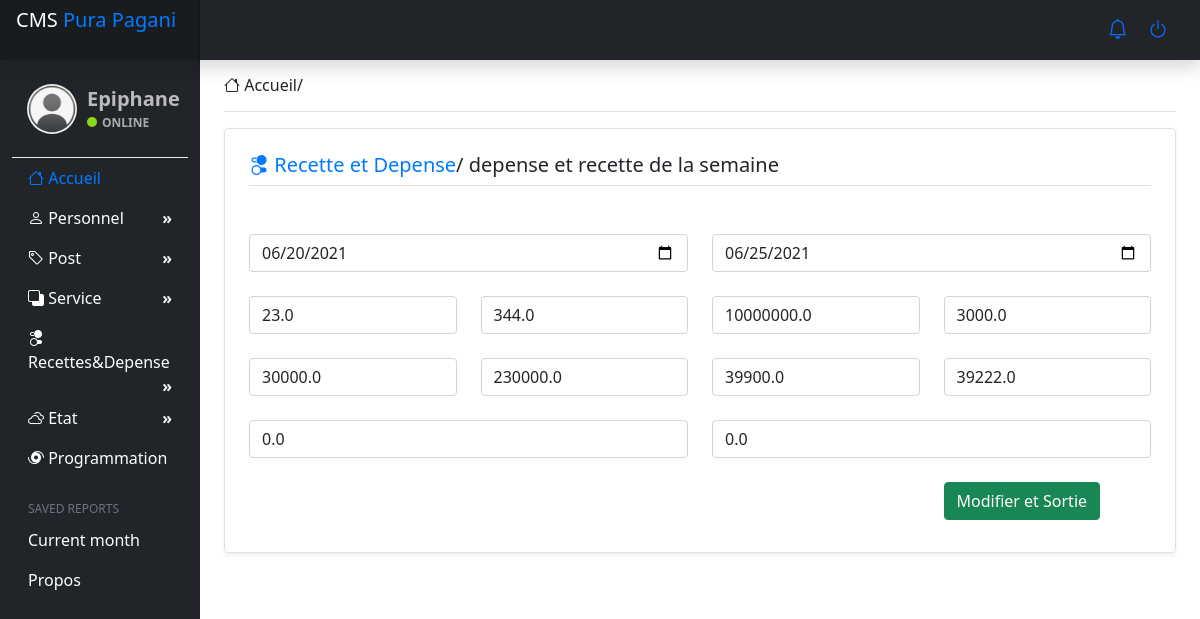
/update_recette/1/ (signed in), run on the app's committed database.
### direction/models.py (models this page shows, shortened)
class Recette(models.Model):
    date_debut = models.DateField(
        auto_now_add=False, auto_now=False, blank=True, null=True)
    date_fin = models.DateField(
        auto_now_add=False, auto_now=False, blank=True, null=True)
    nc = models.FloatField(blank=True, null=True)
    ac = models.FloatField(blank=True, null=True)
    consulation = models.FloatField(blank=True, null=True)
    vente_pro = models.FloatField(blank=True, null=True)
    actes_soin = models.FloatField(blank=True, null=True)
    analyse = models.FloatField(blank=True, null=True)
    achats_pro = models.FloatField(blank=True, null=True)
    autre_pro = models.FloatField(blank=True, null=True)
    lunette = models.FloatField(blank=True, null=True)
    inam = models.FloatField(blank=True, null=True)
    date_create = models.DateTimeField(auto_now_add=True, null=True)

### direction/views.py (the view)
@login_required(login_url='login')
def updateRecette(request, recette_id):
    recette = Recette.objects.get(pk=recette_id)
    form = RecetteForm(request.POST or None, instance=recette)
    if request.method == 'POST':
        if form.is_valid():
            form.save()
            return redirect('list_recette')
    context = {'form': form, 'recette': recette}
    return render(request, 'directions/update_recette.html', context)

### direction/templates/directions/update_recette.html (shortened to what this page needs)
{% extends 'directions/main.html'%}
{% block content %}
<div class="row mb-2">
    <div class="col-md-12">
        <div class="row g-0 border rounded overflow-hidden flex-md-row mb-4 shadow-sm h-md-250 position-relative">
        <div class="col p-4 d-flex flex-column position-static">
            <h2 class="h5 pt pb-2 mb-4 border-bottom"><span class="title-h"><i class="bi bi-toggles2"></i> Recette et Depense</span>/ depense et recette de la semaine</h2>
            <br>
            <div class="row mb-2">
                <div class="col-md-12">
                    <form action="" method="post">
                        <div class="row">
                            <div class="col-md-6" id='datetimepicker1'>
                                {{ form.date_debut }}
                            </div>
                            <div class="col-md-6" id='datetimepicker1'>
                                {{ form.date_fin }}
                            </div>
                        </div>
                        <br>
                        <div class="row">
                            <div class="col-md-3">
                                {{ form.nc}}
                            </div>
                                <div class="col-md-3">
                                    {{ form.ac }}
                                </div>
                                <div class="col-md-3">
                                    {{ form.consulation }}
                                </div>
                                <div class="col-md-3">
                                    {{ form.vente_pro }}
                                </div>
                        </div>
                        <br>
                        <div class="row">
                            <div class="col-md-3">
                                {{ form.actes_soin }}
                            </div>
                                <div class="col-md-3">
                                    {{ form.analyse }}
                                </div>
                                <div class="col-md-3">
                                    {{ form.achats_pro }}
                                </div>
                                <div class="col-md-3">
                                    {{ form.autre_pro }}
                                </div>
                        </div>
                        <br>
                        <div class="row">
                            <div class="col-md-6">
                                {{ form.lunette }}
                            </div>
                            <div class="col-md-6">
                                {{ form.inam }}
                            </div>
                        </div>
                        <br>
                        <div class="row">
                            <div class="col-md-9">
                            </div>
                            <div class="col-md-3">
                                <button class="btn btn-success" type="submit">Modifier et Sortie</button>
                            </div>
                    </div>
                    </form>
                </div>
            </div>
        </div>
        </div>
    </div>
</div>
{% endblock content %}

### direction/templates/directions/main.html (shortened to what this page needs)
{% load static %}
<!doctype html>
<html lang="en">
  <head>
    <link rel="stylesheet" href="{% static '/css/main.css'%}">
    <link rel="stylesheet" href="{% static '/css/bootstrap/css/bootstrap.min.css'%}">
    <link rel="stylesheet" href="{% static '/bootstrap-icons/bootstrap-icons.css'%}">
  </head>
  <body>
<header class="navbar navbar-dark sticky-top bg-dark flex-md-nowrap p-0 shadow" style="height: 60px;">
  <a class="navbar-brand col-md-3 col-lg-2 me-0 px-3" href="#" style="height: 60px;">CMS <span class="title-h">Pura Pagani</span></a>
  <ul class="navbar-nav px-3">
    <li class="nav-item text-nowrap">
      <a href="" ><i class="bi bi-bell h5"></i></a>
      <a href="{% url 'deconnexion' %}" ><i class="bi bi-power h5 p-3  "></i></a>
    </li>
  </ul>
</header>
<div class="container-fluid">
  <div class="row">
    <nav id="sidebarMenu" class="col-md-3 col-lg-2 d-md-block bg-dark sidebar collapse">
      <div class="position-sticky pt-3">
        <div class="profile-sidebar">
			<div class="profile-userpic">
                <img src="{% static 'images/user.png' %}" class="img-responsive" alt="">
			</div>
			<div class="profile-usertitle">
				<div class="profile-usertitle-name">{{ request.user }}</div>
				<div class="profile-usertitle-status"><span class="indicator label-success"></span>Online</div>
			</div>
		</div>
        <ul class="nav flex-column">
            <li class="nav-item">
                <a class="nav-link active" aria-current="page" href="{% url 'index' %}">
                  <span data-feather="home"><i class="bi bi-house"></i></span>
                  Accueil
                </a>
              </li>
            <li class="nav-item">
                <a class="nav-link" href="#"><i class="bi bi-person"></i> Personnel <b class="float-end">&raquo;</b> </a>
            </li>
            <li class="nav-item">
              <a class="nav-link" href="#"><i class="bi bi-tag"></i> Post <b class="float-end">&raquo;</b> </a>
          </li>
            <li class="nav-item">
                <a class="nav-link" href="#"><i class="bi bi-back"></i> Service <b class="float-end">&raquo;</b> </a>
            </li>
            <li class="nav-item">
                <a class="nav-link" href="#"><i class="bi bi-toggles2"></i> Recettes&Depense <b class="float-end">&raquo;</b> </a>
            </li>
            <li class="nav-item">
                <a class="nav-link" href="#"><i class="bi bi-clouds"></i> Etat<b class="float-end">&raquo;</b> </a>
            </li>
            <li class="nav-item">
                <a class="nav-link" href="#">
                  <i class="bi bi-hurricane"></i> Programmation
                </a>
              </li>
        </ul>
        <h6 class="sidebar-heading d-flex justify-content-between align-items-center px-3 mt-4 mb-1 text-muted">
          <span>Saved reports</span>
        </h6>
        <ul class="nav flex-column mb-2">
          <li class="nav-item">
            <a class="nav-link" href="#">
              Current month
            </a>
          </li>
          <li class="nav-item">
            <a class="nav-link" href="#">
              Propos
            </a>
          </li>
        </ul>
      </div>
    </nav>
    <main class="col-md-9 ms-sm-auto col-lg-10 px-md-4">
      <div class="d-flex justify-content-between flex-wrap flex-md-nowrap align-items-center pt-3 pb-2 mb-3 border-bottom">
        <h1 class="h6"><i class="bi bi-house"></i> Accueil/</h1>
      </div>
      {% block content %}
      {% endblock content %}
    </main>
  </div>
</div>
</body>
</html>

### static/css/main.css (style rules this page uses)
body { font-size: 0.875rem; }
.sidebar { position: fixed; top: 0; bottom: 0; left: 0; z-index: 100; padding: 48px 0 0; box-shadow: inset -1px 0 0 rgba(0, 0, 0, 0.1); }
.sidebar .nav-link { font-weight: 500; color: rgb(255, 255, 255); }
.sidebar .nav-link.active { color: #007bff; }
.sidebar-heading { font-size: 0.75rem; text-transform: uppercase; }
.navbar-brand { padding-top: 0.75rem; padding-bottom: 0.75rem; font-size: 1rem; background-color: rgba(0, 0, 0, 0.25); box-shadow: inset -1px 0 0 rgba(0, 0, 0, 0.25); }
.title-h { color: #007bff; }
.profile-sidebar { padding: 10px 0; border-bottom: 1px solid #e9ecf2; }
.profile-userpic img { float: left; margin: 10px 10px 0px 15px; width: 50px; height: 50px; border-radius: 9999px !important; }
.profile-usertitle-status { text-transform: uppercase; color: #aaa; font-size: 12px; font-weight: 600; margin-bottom: 15px; }
.profile-usertitle { color: #bbb; font-weight: 700; margin-bottom: 10px; margin: 10px 0px 0px 15px; }
.profile-usertitle-name { font-size: 20px; margin-bottom: 0px; }
.indicator { width: 10px; height: 10px; display: inline-block; border-radius: 9999px; margin-right: 5px; }
.label-success { background-color: #8ad919; }
@media all and (min-width: 992px) { .sidebar li { position: relative; } }

### data on the page
Recette: date_debut "06/20/2021", date_fin "06/25/2021", nc "23.0", ac "344.0", consulation "10000000.0", vente_pro "3000.0", actes_soin "30000.0", analyse "230000.0", achats_pro "39900.0", autre_pro "39222.0", lunette "0.0", inam "0.0"

### other printed values
{{ request.user }} "Epiphane"
